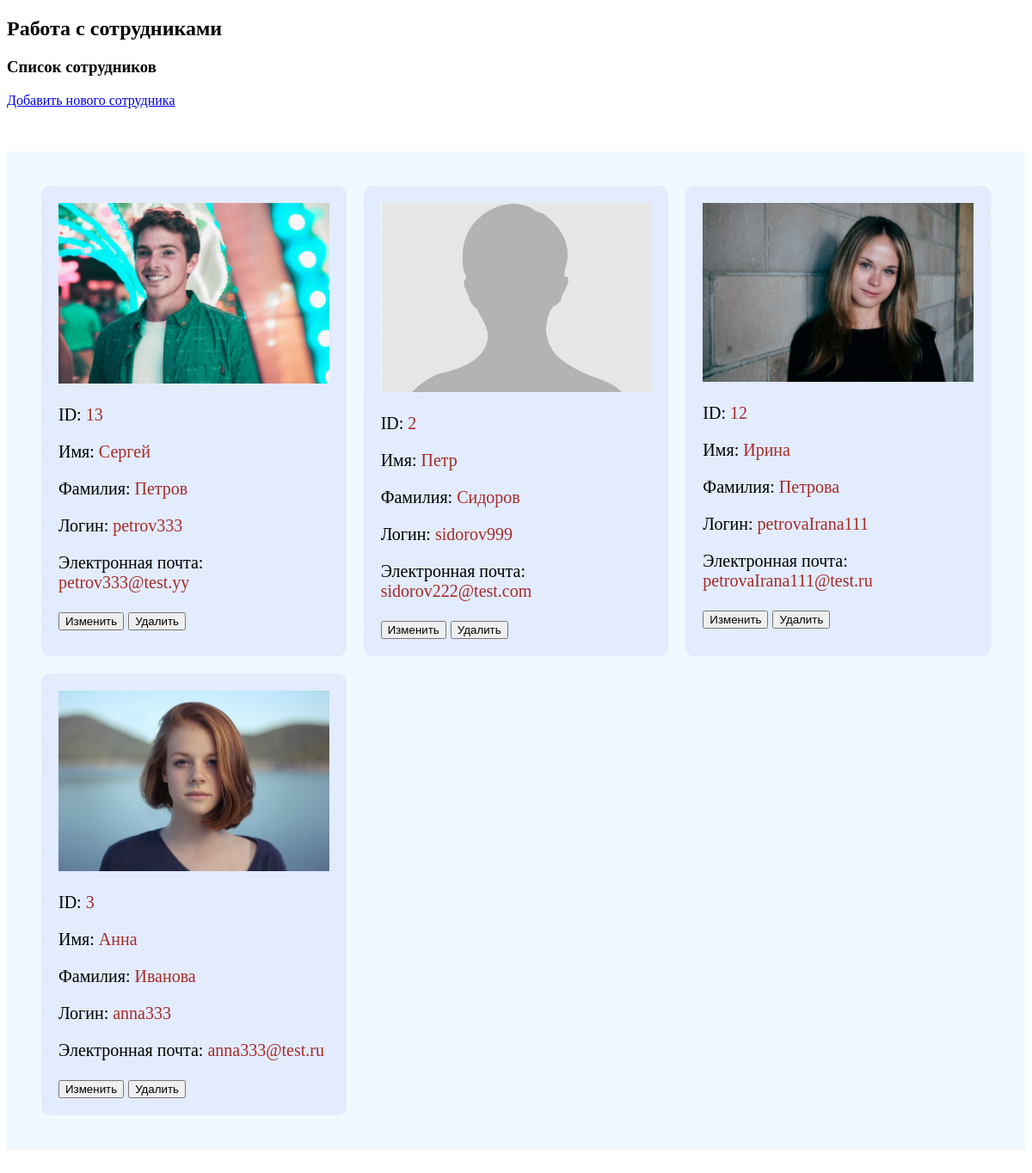
Before: / with the older database file.
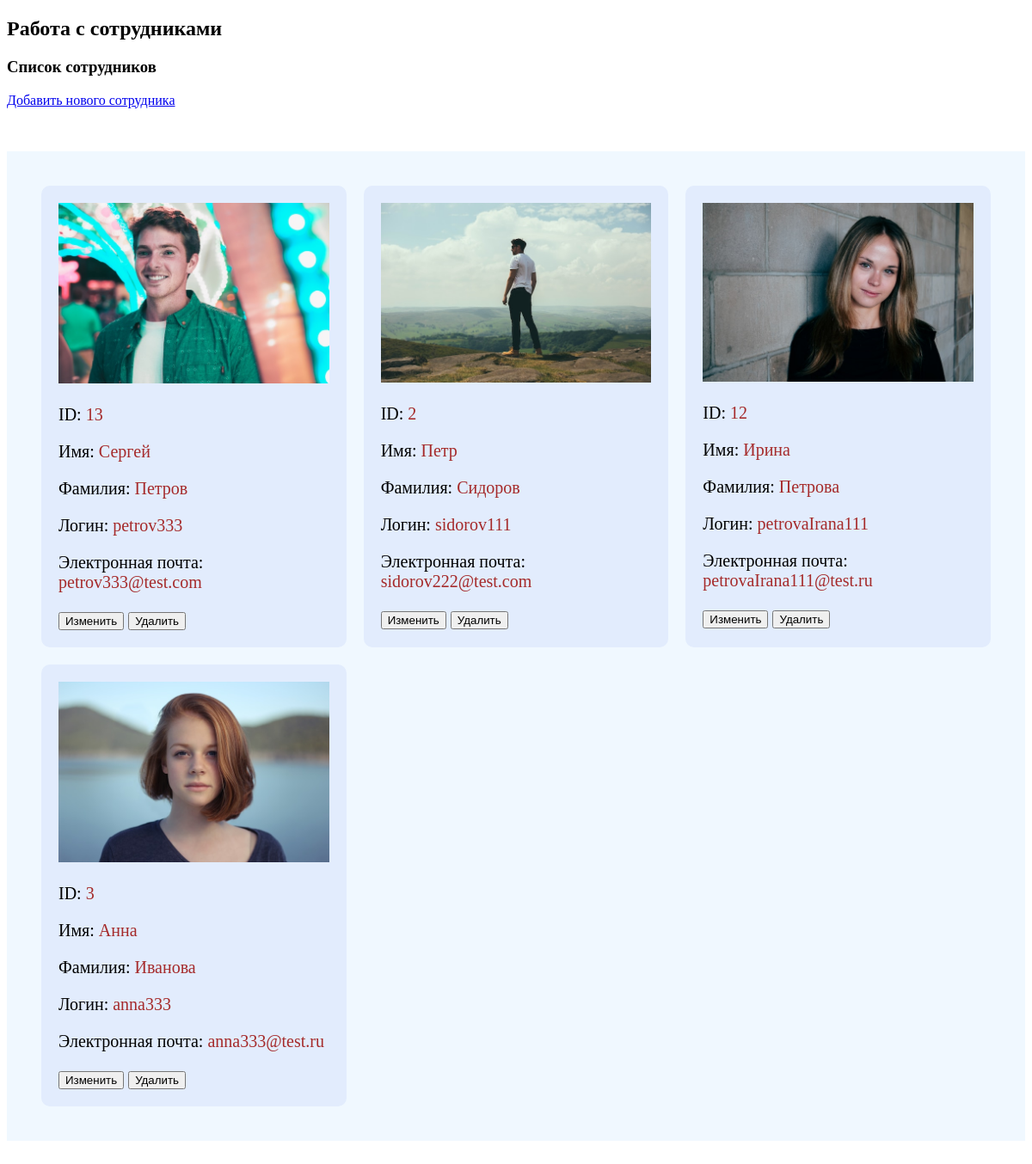
After: the same page with the newer database file.
### tables this page shows
CREATE TABLE `users` (
  `id` int(11) NOT NULL,
  `firstName` varchar(255) NOT NULL,
  `lastName` varchar(255) NOT NULL,
  `login` varchar(255) NOT NULL,
  `email` varchar(255) NOT NULL,
  `password` varchar(255) NOT NULL,
  `avatar` text NOT NULL
);

### index.php (the view, shortened to what this page needs)
<?php
$pdo = DBConnect::getConnection();
?>
<!doctype html>
<html lang="en">
<head>
    <link rel="stylesheet" href="style.css">
</head>
<body>
    <h2>Работа с сотрудниками</h2>
    <h3>Список сотрудников</h3>
    <a href="?add">Добавить нового сотрудника</a>
    <?php
    $query = "SELECT id, firstName, lastName, login, email, password, avatar
            FROM users
            ORDER BY firstName DESC;";
    $statement = $pdo->query($query);
    ?>
    <div class="users">
        <?php while($user = $statement->fetch()):?>
            <div class="user">
                <img src="<?=$user['avatar']?>" alt="<?=$user['firstName'].' '.$user['lastName']?>">
                <p>ID: <span><?=$user['id']?></span></p>
                <p>Имя: <span><?=$user['firstName']?></span></p>
                <p>Фамилия: <span><?=$user['lastName']?></span></p>
                <p>Логин: <span><?=$user['login']?></span></p>
                <p>Электронная почта: <span><?=$user['email']?></span></p>
                <form method="POST">
                    <input type="submit" name="action" value="Изменить">
                    <input type="submit" name="action" value="Удалить">
                </form>
            </div>
        <?php endwhile;?>
    </div>
</body>
</html>

### style.css (style rules this page uses)
.users { max-width: 1200px; margin: 50px auto; padding: 40px; background-color: aliceblue; display: grid; grid-template-columns: repeat(3, 1fr); gap: 20px; }
.users .user { padding: 20px; background-color: #e2ecfd; border-radius: 10px; font-size: 20px; }
.users .user img { width: 100%; }
.users .user p span { color: brown; }

Changed rows visible on the page:
changed users "Сергей": email "petrov333@test.yy" → "petrov333@test.com"
changed users "Петр": avatar: a different picture; login "sidorov999" → "sidorov111"
